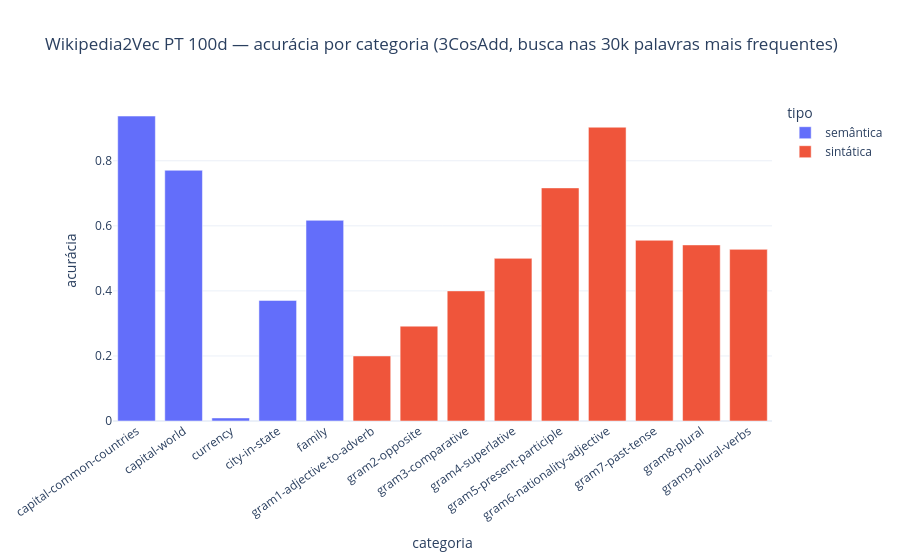

The notebook cell saved with this chart:
### Code cell
fig = px.bar(res_pt[~res_pt.categoria.str.startswith("TOTAL")], x="categoria", y="acurácia", color="tipo", template="plotly_white",
             title="Wikipedia2Vec PT 100d — acurácia por categoria (3CosAdd, busca nas 30k palavras mais frequentes)")
fig.update_layout(xaxis_tickangle=-35); fig.show()

### Figure 1 — Plotly figure (JSON) as saved in the notebook; plotly's stock layout.template omitted (floating-point values rounded to 4 significant figures)
{"data": [{"hovertemplate": "tipo=semântica<br>categoria=%{x}<br>acurácia=%{y}<extra></extra>", "legendgroup": "semântica", "marker": {"color": "#636efa", "pattern": {"shape": ""}}, "name": "semântica", "orientation": "v", "showlegend": true, "textposition": "auto", "type": "bar", "x": ["capital-common-countries", "capital-world", "currency", "city-in-state", "family"], "xaxis": "x", "y": [0.9375, 0.7709, 0.009434, 0.3708, 0.617], "yaxis": "y"}, {"hovertemplate": "tipo=sintática<br>categoria=%{x}<br>acurácia=%{y}<extra></extra>", "legendgroup": "sintática", "marker": {"color": "#EF553B", "pattern": {"shape": ""}}, "name": "sintática", "orientation": "v", "showlegend": true, "textposition": "auto", "type": "bar", "x": ["gram1-adjective-to-adverb", "gram2-opposite", "gram3-comparative", "gram4-superlative", "gram5-present-participle", "gram6-nationality-adjective", "gram7-past-tense", "gram8-plural", "gram9-plural-verbs"], "xaxis": "x", "y": [0.2, 0.2917, 0.4, 0.5, 0.7167, 0.9032, 0.5556, 0.5413, 0.5277], "yaxis": "y"}], "layout": {"barmode": "relative", "legend": {"title": {"text": "tipo"}, "tracegroupgap": 0}, "title": {"text": "Wikipedia2Vec PT 100d — acurácia por categoria (3CosAdd, busca nas 30k palavras mais frequentes)"}, "xaxis": {"anchor": "y", "domain": [0.0, 1.0], "tickangle": -35, "title": {"text": "categoria"}}, "yaxis": {"anchor": "x", "domain": [0.0, 1.0], "title": {"text": "acurácia"}}}}
